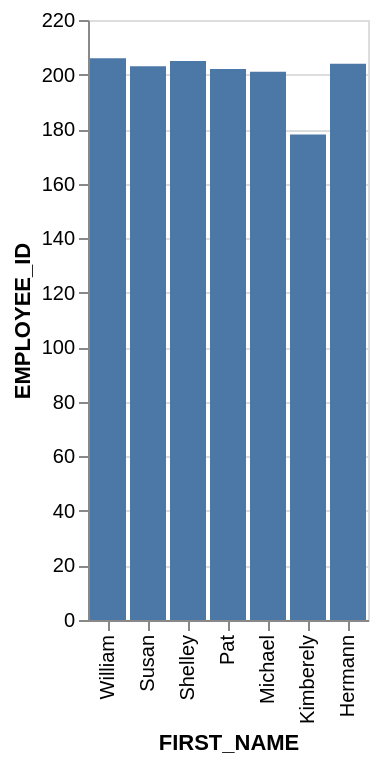

This figure's Vega-Lite source:
### Vega-Lite specification from a JSON file in a GitHub repository (floating-point values rounded to 4 significant figures)
{"data": {"values": [{"x_data": "William", "y_data": 206}, {"x_data": "Susan", "y_data": 203}, {"x_data": "Shelley", "y_data": 205}, {"x_data": "Pat", "y_data": 202}, {"x_data": "Michael", "y_data": 201}, {"x_data": "Kimberely", "y_data": 178}, {"x_data": "Hermann", "y_data": 204}]}, "mark": "bar", "encoding": {"x": {"field": "x_data", "type": "nominal", "title": "FIRST_NAME", "sort": "descending"}, "y": {"field": "y_data", "type": "quantitative", "title": "EMPLOYEE_ID"}}}
